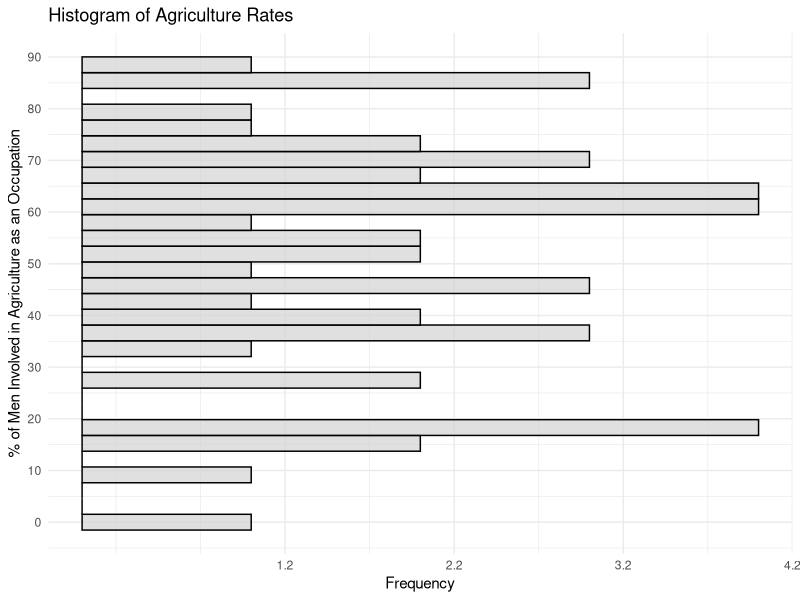
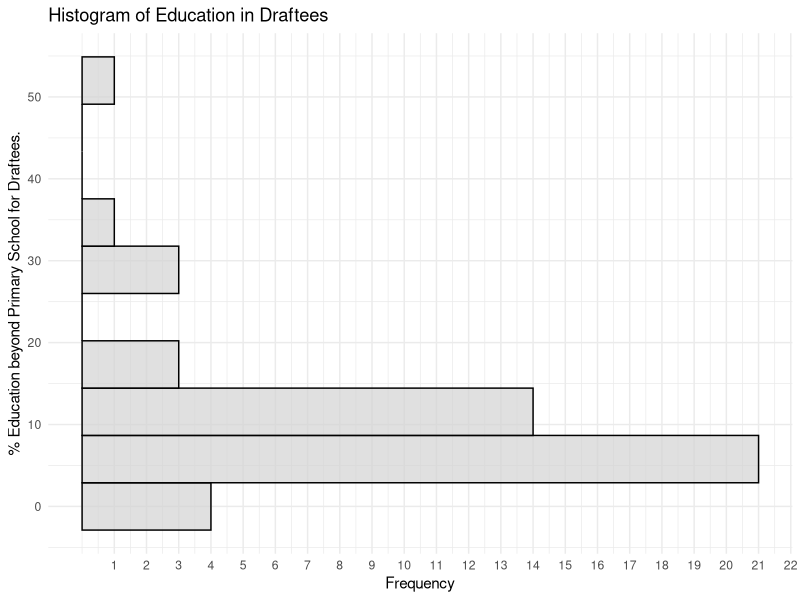
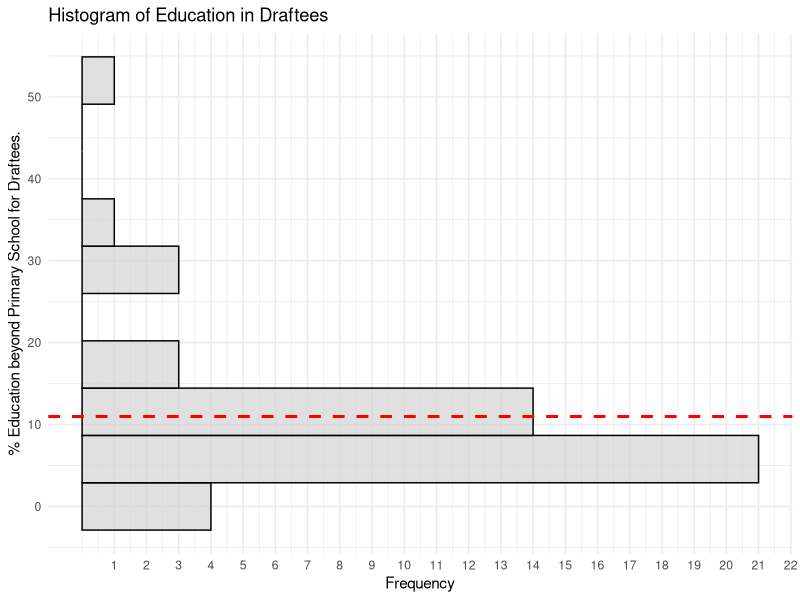
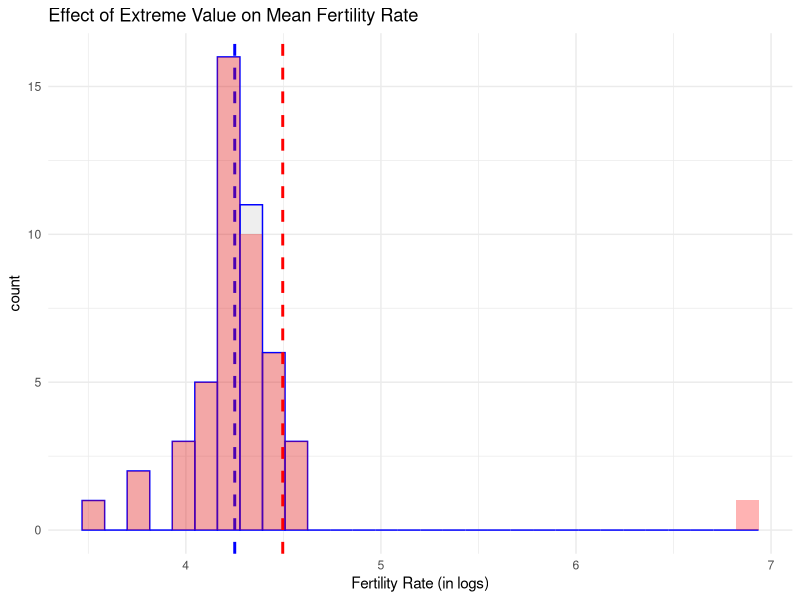
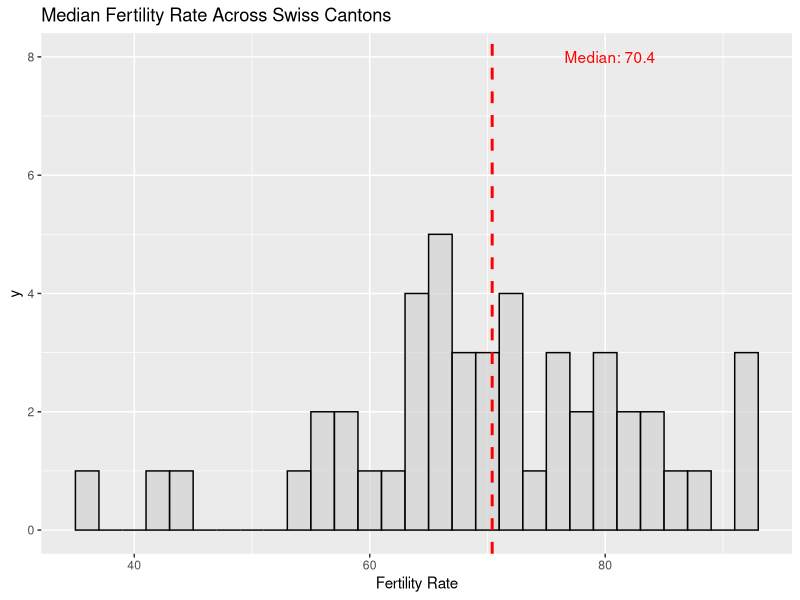
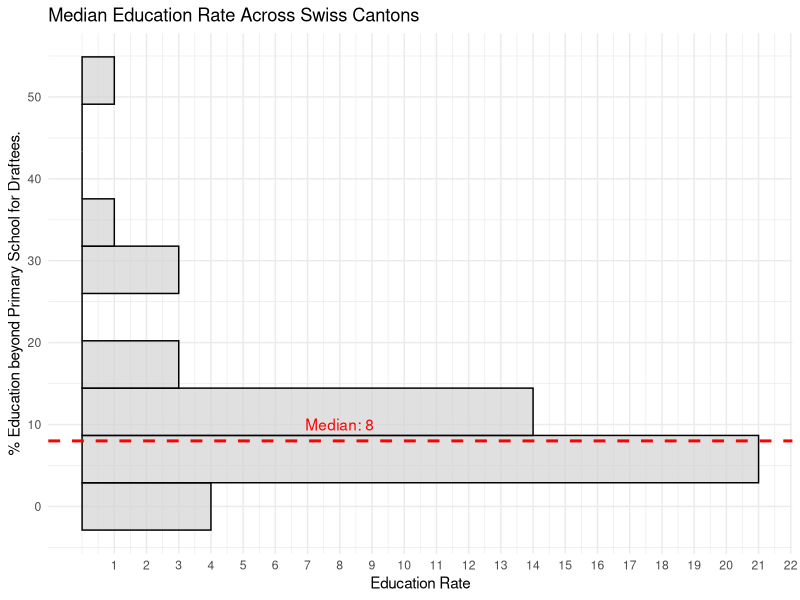
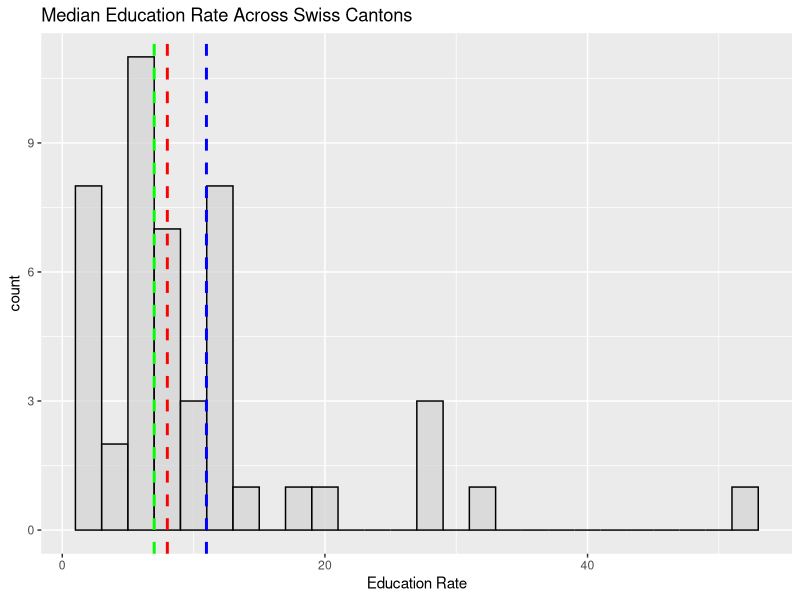

Reproduce these figures in R, in order.
## ---- chunk 1
# Importing the packages we'll be using in this module!

# If any of these packages isn't installed run the line - install.packages("ggplot2") -  with the name of the package within the quotation marks
library(ggplot2)
library(tidyverse)
## ---- chunk 2
glimpse(swiss)
## ---- chunk 3
agriculture_plot <- ggplot(swiss, aes(y = Agriculture)) + 
  geom_histogram( 
                 bins = 30, 
                 fill="lightgray", 
                 color="black", 
                 alpha = 0.7) +
  labs(title = "Histogram of Agriculture Rates", 
       x = "Frequency", 
       y = "% of Men Involved in Agriculture as an Occupation") +
  scale_x_continuous(breaks = seq(min(swiss$Agriculture), max(swiss$Agriculture))) +
  scale_y_continuous(n.breaks = 10) +
  theme_minimal()

agriculture_plot
## ---- chunk 4
education_plot <- ggplot(swiss) + 
  geom_histogram(aes(y = Education), 
                 bins = 10, 
                 fill="lightgray", 
                 color="black", 
                 alpha = 0.7) +
  labs(title = "Histogram of Education in Draftees", 
       x = "Frequency", 
       y = "% Education beyond Primary School for Draftees.") +
  scale_x_continuous(breaks = seq(min(swiss$Education), max(swiss$Education))) +
  scale_y_continuous(n.breaks = 10) +
  theme_minimal()

education_plot
## ---- chunk 5
mean_education <- mean(swiss$Education)
mean_education
## ---- chunk 6
total_education <- sum(swiss$Education)
total_cantons <- nrow(swiss) #number of observations in `swiss`

mean_education_manual <- total_education/total_cantons
mean_education_manual
## ---- chunk 7
education_plot + 
  geom_hline(aes(yintercept=mean_education), color="red", linetype="dashed", linewidth=1)
## ---- chunk 8
original_mean <- mean(swiss$Fertility)
original_mean
## ---- chunk 9
swiss_with_extreme <- swiss
swiss_with_extreme$Fertility[1] <- 1000
## ---- chunk 10
extreme_mean <- mean(swiss_with_extreme$Fertility)
extreme_mean
## ---- chunk 11
ggplot() +
  geom_histogram(data = swiss, aes(x=log(Fertility)), color="blue", alpha=0.1, boundary = 0) +
  geom_vline(aes(xintercept=log(original_mean)), color="blue", linetype="dashed", size=1) +
  geom_histogram(data = swiss_with_extreme, aes(x=log(Fertility)), fill="red", alpha=0.3, boundary = 0) +
  geom_vline(data = swiss, aes(xintercept=log(extreme_mean)), color="red", linetype="dashed", size=1) +
  labs(title="Effect of Extreme Value on Mean Fertility Rate",
       x="Fertility Rate (in logs)",
       fill="Dataset") +
  scale_fill_manual(values = c("blue", "red"), labels = c("Original Data")) +
  theme_minimal()
## ---- chunk 12
# Calculating the median
median_fertility <- median(swiss$Fertility)
median_fertility
## ---- chunk 13
# Plotting the data and highlighting the median

fertility_plot <- ggplot(swiss, aes(x=Fertility)) + 
  geom_histogram(binwidth=2, fill="lightgray", color="black", alpha=0.7) + 
  geom_vline(aes(xintercept=median_fertility), color="red", linetype="dashed", size=1) +
  labs(title="Median Fertility Rate Across Swiss Cantons", x="Fertility Rate") +
  annotate("text", x = median_fertility + 10, y=8, label = paste("Median:", round(median_fertility, 2)), color="red")

fertility_plot
## ---- chunk 14
# Calculating the median
median_education <- median(swiss$Education)
median_education
## ---- chunk 15
# Plotting the data and highlighting the median

education_plot + 
  geom_hline(aes(yintercept = median_education), color="red", linetype="dashed", size=1) +
  labs(title="Median Education Rate Across Swiss Cantons", x="Education Rate") +
  annotate("text", y = median_education + 2, x=8, label = paste("Median:", round(median_education, 2)), color="red")
## ---- chunk 16
calculate_mode <- function(x) {
  # Tabulating frequencies of each value in the dataset
  freq_table <- table(x)
  
  # Determining the maximum frequency
  max_freq <- max(freq_table)
  
  # Pinpointing the values (modes) that correspond to the maximum frequency
  modes <- as.numeric(names(freq_table[freq_table == max_freq]))
  
  return(modes)
}

# Applying the function on the 'Education' column from the 'swiss' dataset
modes_education <- calculate_mode(swiss$Education)

modes_education
## ---- chunk 17
ggplot(swiss, aes(x = Education)) + 
  geom_histogram(binwidth = 2, fill="lightgray", color="black", alpha=0.7) + 
  geom_vline(aes(xintercept = mean_education), color="blue", linetype="dashed", size=1) +
  geom_vline(aes(xintercept = median_education), color="red", linetype="dashed", size=1) +
  geom_vline(aes(xintercept = modes_education), color="green", linetype="dashed", size=1) +
  labs(title="Median Education Rate Across Swiss Cantons", x="Education Rate")
## ---- chunk 18
swiss %>%
  summarize(
    mean = mean(Education),
    median = median(Education),
    mode = calculate_mode(Education)
  )
